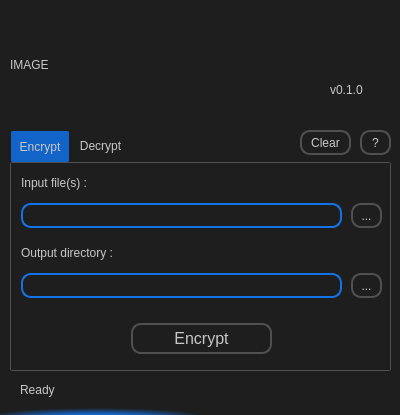
<?xml version="1.0" encoding="UTF-8"?>
<ui version="4.0">
 <class>MainWindow</class>
 <widget class="QMainWindow" name="MainWindow">
  <property name="geometry">
   <rect>
    <x>0</x>
    <y>0</y>
    <width>400</width>
    <height>415</height>
   </rect>
  </property>
  <property name="minimumSize">
   <size>
    <width>400</width>
    <height>415</height>
   </size>
  </property>
  <property name="maximumSize">
   <size>
    <width>400</width>
    <height>415</height>
   </size>
  </property>
  <property name="windowTitle">
   <string>EaseEncrypt</string>
  </property>
  <property name="styleSheet">
   <string notr="true">QWidget {
background-color: rgb(30, 30, 30)

}
QLabel{
color: rgb(200, 200, 200);
background-color:rgba(0, 0, 0, 0)
}

QPushButton {
background-color:rgb(30, 30, 30);
color: rgb(200, 200, 200);
border: 2px solid rgb(80, 80, 80);
border-radius: 10px;
padding: 1px;
}
QPushButton:hover {
background-color:rgb(20, 115, 230);
	color: rgb(200, 200, 200);
border: 1px solid rgb(20, 115, 230);
}
QPushButton:pressed {
background-color:rgb(18, 100, 200);
color: rgb(200, 200, 200);
border: 1px solid rgb(18, 100, 200);
}
QPushButton:disabled {
background-color:rgb(20, 20, 20);
color: rgb(100, 100, 100);
border: 2px solid rgb(50, 50, 50);
border-radius: 10px;
}

QLineEdit{
background-color:rgb(30, 30, 30);
color: rgb(200, 200, 200);
border: 2px solid rgb(20, 115, 230);
border-radius: 10px;
padding: 1px;
}

QTabWidget::pane {
color: rgb(200, 200, 200);
background: rgb(30, 30, 30);
border: 1px solid rgba(80, 80, 80, 255);
border-radius: 2px;
} 

QTabBar::tab {
color: rgb(200, 200, 200);
background: rgb(30, 30, 30);
border: 1px solid rgb(30, 30, 30);
border-radius: 2px;
padding: 8px;
} 

QTabBar::tab:selected { 
color: rgb(200, 200, 200);
background-color:rgb(18, 100, 200);
margin-bottom: -1px; 
}

QProgressBar {
background-color:rgb(30, 30, 30);
border: 1px solid rgb(80, 80, 80);
border-radius: 6px;
color:rgb(200, 200, 200);
text-align: center;
}
QProgressBar::chunk {
background-color:rgb(20, 115, 230);
border: 1px solid rgb(20, 115, 230);
border-radius: 1px;
}</string>
  </property>
  <widget class="QWidget" name="centralwidget">
   <widget class="QTabWidget" name="tabWidget">
    <property name="geometry">
     <rect>
      <x>10</x>
      <y>130</y>
      <width>381</width>
      <height>241</height>
     </rect>
    </property>
    <property name="styleSheet">
     <string notr="true"/>
    </property>
    <property name="tabPosition">
     <enum>QTabWidget::North</enum>
    </property>
    <property name="tabShape">
     <enum>QTabWidget::Rounded</enum>
    </property>
    <property name="currentIndex">
     <number>0</number>
    </property>
    <widget class="QWidget" name="tab_encrypt">
     <attribute name="title">
      <string>Encrypt</string>
     </attribute>
     <widget class="QLabel" name="lbl_e_output">
      <property name="geometry">
       <rect>
        <x>10</x>
        <y>80</y>
        <width>351</width>
        <height>20</height>
       </rect>
      </property>
      <property name="text">
       <string>Output directory :</string>
      </property>
     </widget>
     <widget class="QLineEdit" name="e_input">
      <property name="geometry">
       <rect>
        <x>10</x>
        <y>40</y>
        <width>321</width>
        <height>25</height>
       </rect>
      </property>
     </widget>
     <widget class="QPushButton" name="btn_e_input">
      <property name="geometry">
       <rect>
        <x>340</x>
        <y>40</y>
        <width>31</width>
        <height>25</height>
       </rect>
      </property>
      <property name="text">
       <string>...</string>
      </property>
     </widget>
     <widget class="QLabel" name="lbl_e_input">
      <property name="geometry">
       <rect>
        <x>10</x>
        <y>10</y>
        <width>351</width>
        <height>20</height>
       </rect>
      </property>
      <property name="text">
       <string>Input file(s) :</string>
      </property>
     </widget>
     <widget class="QLineEdit" name="e_output">
      <property name="geometry">
       <rect>
        <x>10</x>
        <y>110</y>
        <width>321</width>
        <height>25</height>
       </rect>
      </property>
     </widget>
     <widget class="QPushButton" name="btn_e_output">
      <property name="geometry">
       <rect>
        <x>340</x>
        <y>110</y>
        <width>31</width>
        <height>25</height>
       </rect>
      </property>
      <property name="text">
       <string>...</string>
      </property>
     </widget>
     <widget class="QPushButton" name="btn_encrypt">
      <property name="geometry">
       <rect>
        <x>120</x>
        <y>160</y>
        <width>141</width>
        <height>31</height>
       </rect>
      </property>
      <property name="font">
       <font>
        <pointsize>12</pointsize>
       </font>
      </property>
      <property name="text">
       <string>Encrypt</string>
      </property>
     </widget>
    </widget>
    <widget class="QWidget" name="tab_decrypt">
     <attribute name="title">
      <string>Decrypt</string>
     </attribute>
     <widget class="QLabel" name="lbl_d_output">
      <property name="geometry">
       <rect>
        <x>10</x>
        <y>80</y>
        <width>351</width>
        <height>20</height>
       </rect>
      </property>
      <property name="text">
       <string>Output directory :</string>
      </property>
     </widget>
     <widget class="QLineEdit" name="d_input">
      <property name="geometry">
       <rect>
        <x>10</x>
        <y>40</y>
        <width>321</width>
        <height>25</height>
       </rect>
      </property>
     </widget>
     <widget class="QPushButton" name="btn_d_output">
      <property name="geometry">
       <rect>
        <x>340</x>
        <y>110</y>
        <width>31</width>
        <height>25</height>
       </rect>
      </property>
      <property name="text">
       <string>...</string>
      </property>
     </widget>
     <widget class="QLineEdit" name="d_output">
      <property name="geometry">
       <rect>
        <x>10</x>
        <y>110</y>
        <width>321</width>
        <height>25</height>
       </rect>
      </property>
     </widget>
     <widget class="QPushButton" name="btn_d_input">
      <property name="geometry">
       <rect>
        <x>340</x>
        <y>40</y>
        <width>31</width>
        <height>25</height>
       </rect>
      </property>
      <property name="text">
       <string>...</string>
      </property>
     </widget>
     <widget class="QLabel" name="lbl_d_input">
      <property name="geometry">
       <rect>
        <x>10</x>
        <y>10</y>
        <width>351</width>
        <height>20</height>
       </rect>
      </property>
      <property name="text">
       <string>Input file(s) :</string>
      </property>
     </widget>
     <widget class="QPushButton" name="btn_decrypt">
      <property name="geometry">
       <rect>
        <x>120</x>
        <y>160</y>
        <width>141</width>
        <height>31</height>
       </rect>
      </property>
      <property name="font">
       <font>
        <pointsize>12</pointsize>
       </font>
      </property>
      <property name="text">
       <string>Decrypt</string>
      </property>
     </widget>
    </widget>
   </widget>
   <widget class="QProgressBar" name="aniblock">
    <property name="geometry">
     <rect>
      <x>-10</x>
      <y>405</y>
      <width>421</width>
      <height>21</height>
     </rect>
    </property>
    <property name="styleSheet">
     <string notr="true">QProgressBar {
background-color:rgb(30, 30, 30);
border: 2px solid rgba(80, 80, 80, 0);
border-radius: 6px;
color:rgb(200, 200, 200);
text-align: center;
}
QProgressBar::chunk {
	background-color: qradialgradient(spread:pad, cx:0.5, cy:0.5, radius:0.5, fx:0.5, fy:0.903727, stop:0 rgba(20, 115, 230, 255), stop:0.215909 rgba(20, 115, 230, 255), stop:0.528409 rgba(20, 115, 230, 226), stop:1 rgba(255, 255, 255, 0));
border: 2px solid rgba(20, 115, 230, 0);
border-radius: 4px;
}</string>
    </property>
    <property name="maximum">
     <number>0</number>
    </property>
    <property name="value">
     <number>-1</number>
    </property>
    <property name="alignment">
     <set>Qt::AlignCenter</set>
    </property>
    <property name="textVisible">
     <bool>true</bool>
    </property>
    <property name="invertedAppearance">
     <bool>false</bool>
    </property>
    <property name="format">
     <string/>
    </property>
   </widget>
   <widget class="QLabel" name="lbl_status">
    <property name="geometry">
     <rect>
      <x>20</x>
      <y>379</y>
      <width>361</width>
      <height>21</height>
     </rect>
    </property>
    <property name="text">
     <string>Ready</string>
    </property>
    <property name="alignment">
     <set>Qt::AlignLeading|Qt::AlignLeft|Qt::AlignVCenter</set>
    </property>
   </widget>
   <widget class="QLabel" name="lbl_icon">
    <property name="geometry">
     <rect>
      <x>10</x>
      <y>10</y>
      <width>380</width>
      <height>110</height>
     </rect>
    </property>
    <property name="text">
     <string>IMAGE</string>
    </property>
   </widget>
   <widget class="QPushButton" name="btn_about">
    <property name="geometry">
     <rect>
      <x>360</x>
      <y>130</y>
      <width>31</width>
      <height>25</height>
     </rect>
    </property>
    <property name="text">
     <string>?</string>
    </property>
   </widget>
   <widget class="QPushButton" name="btn_clear">
    <property name="geometry">
     <rect>
      <x>300</x>
      <y>130</y>
      <width>51</width>
      <height>25</height>
     </rect>
    </property>
    <property name="text">
     <string>Clear</string>
    </property>
   </widget>
   <widget class="QLabel" name="lbl_version">
    <property name="geometry">
     <rect>
      <x>330</x>
      <y>80</y>
      <width>41</width>
      <height>20</height>
     </rect>
    </property>
    <property name="layoutDirection">
     <enum>Qt::LeftToRight</enum>
    </property>
    <property name="text">
     <string>v0.1.0</string>
    </property>
   </widget>
  </widget>
 </widget>
 <resources/>
 <connections/>
</ui>
